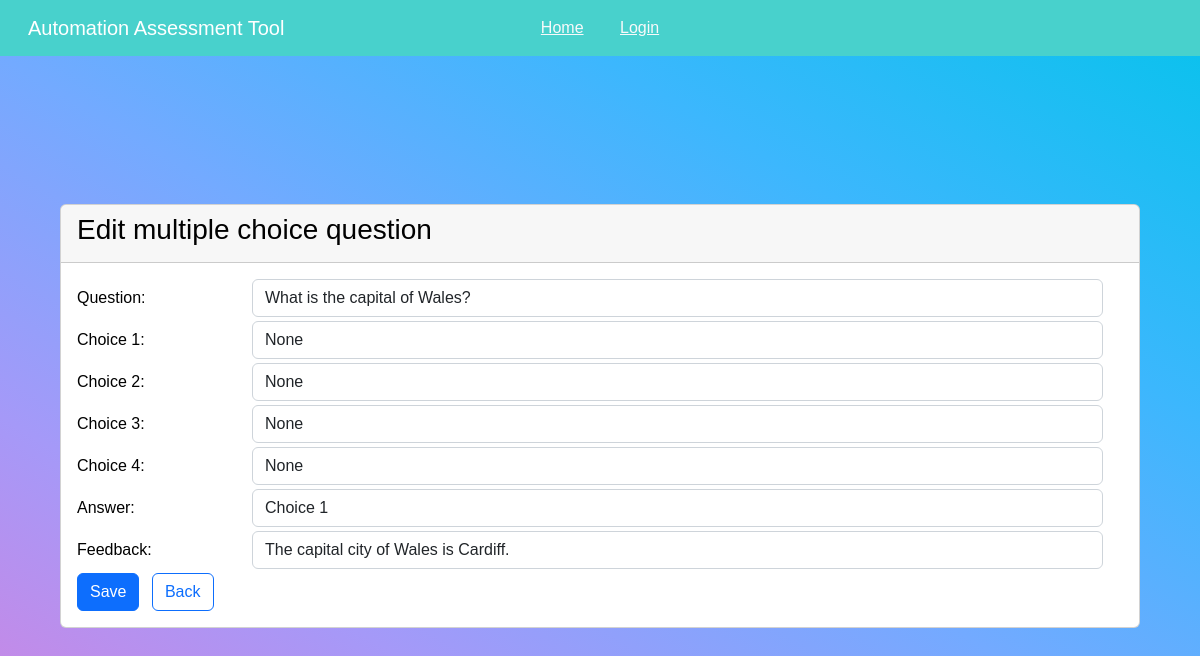
Page /view_all_questions/4/edit_multiple_question on the committed database.
### AATApp/models.py (models this page shows)
class Questions(db.Model):
    id = db.Column(db.Integer, primary_key=True, unique=True, nullable=False)
    is_multiple_choice = db.Column(db.Boolean, default=False, nullable=False)
    question = db.Column(db.Integer, nullable=False)
    """
  If the question is short answer (is_multiple_choice = False), all four
  choices should be left empty and "answer" should contain the expected
  answer. If the question is multiple choice (is_multiple_choice = True), all
  four choices should be filled in and "answer" should contain the name of the
  column which contains the correct answer (e.g. "choice3").
  """
    choice1 = db.Column(db.Text)
    choice2 = db.Column(db.Text)
    choice3 = db.Column(db.Text)
    choice4 = db.Column(db.Text)
    answer = db.Column(db.Text, nullable=False)
    feedback = db.Column(db.Text, nullable=False)
    creator_id = db.Column(
        db.Integer, db.ForeignKey('user.id'), nullable=False)

### AATApp/routes/questionsroutes.py (the view, shortened to what this page needs)
@app.route('/view_all_questions/<int:question_id>/edit_multiple_question',
           endpoint='edit_multiple_question', methods=['GET', 'POST'])
def edit_multiple_question(question_id):
    question = Questions.query.get(question_id)
    form = AddMultipleChoice(obj=question)
    return render_template('edit_multiple_question.html',
                           question=question, form=form)

### AATApp/forms.py
class AddMultipleChoice(FlaskForm):
    question = StringField('Question:', validators=[DataRequired()])
    choice1 = StringField('Choice 1:', validators=[DataRequired()])
    choice2 = StringField('Choice 2:', validators=[DataRequired()])
    choice3 = StringField('Choice 3:', validators=[DataRequired()])
    choice4 = StringField('Choice 4:', validators=[DataRequired()])
    answer = SelectField('Answer:', choices=[
                         'Choice 1', 'Choice 2', 'Choice 3', 'Choice 4'], validators=[DataRequired()])
    feedback = StringField('Feedback:', validators=[DataRequired()])
    submit = SubmitField('Submit')

### AATApp/templates/edit_multiple_question.html
{% extends "layout.html" %}
{% block content %}
<div class="card-header">
  <h1 class="fs-3">Edit multiple choice question</h1>
</div>
<div class="card-body">
  <form method="POST" action="{{ url_for('edit_multiple_question', question_id=question.id) }}">
    <div class="form-group row me-2 mb-1">
      <div class="col-sm-2">{{ form.question.label }}</div>
      <div class="col-sm-10">{{ form.question(size=50, class="form-control") }}</div>
    </div>
    <div class="form-group row me-2 mb-1">
      <div class="col-sm-2">{{ form.choice1.label }}</div>
      <div class="col-sm-10">{{ form.choice1(class="form-control") }}</div>
    </div>
    <div class="form-group row me-2 mb-1">
      <div class="col-sm-2">{{ form.choice2.label }}</div>
      <div class="col-sm-10">{{ form.choice2(class="form-control") }}</div>
    </div>
    <div class="form-group row me-2 mb-1">
      <div class="col-sm-2">{{ form.choice3.label }}</div>
      <div class="col-sm-10">{{ form.choice3(class="form-control") }}</div>
    </div>
    <div class="form-group row me-2 mb-1">
      <div class="col-sm-2">{{ form.choice4.label }}</div>
      <div class="col-sm-10">{{ form.choice4(class="form-control") }}</div>
    </div>
    <div class="form-group row me-2 mb-1">
      <div class="col-sm-2">{{ form.answer.label }}</div>
      <div class="col-sm-10">{{ form.answer(class="form-control") }}</div>
    </div>
    <div class="form-group row me-2 mb-1">
      <div class="col-sm-2">{{ form.feedback.label }}</div>
      <div class="col-sm-10">{{ form.feedback(class="form-control") }}</div>
    </div>
    <div>
      <input type="submit" value="Save" class="btn btn-primary me-2">
      <a href="{{ url_for('view_all_questions') }}" class="btn btn-outline-primary">Back</a>
    </div>
  </form>
</div>
{% endblock content %}

### AATApp/static/style.css (style rules this page uses)
body { font-family: helvetica, sans-serif; background-color: #fff; color: #002699; }
.form-group { display: flex; align-items: center; }

### rows in the picture
Questions: question "What is the capital of Wales?", choice1 "None", choice2 "None", choice3 "None", choice4 "None", answer "Choice 1", feedback "The capital city of Wales is Cardiff."
